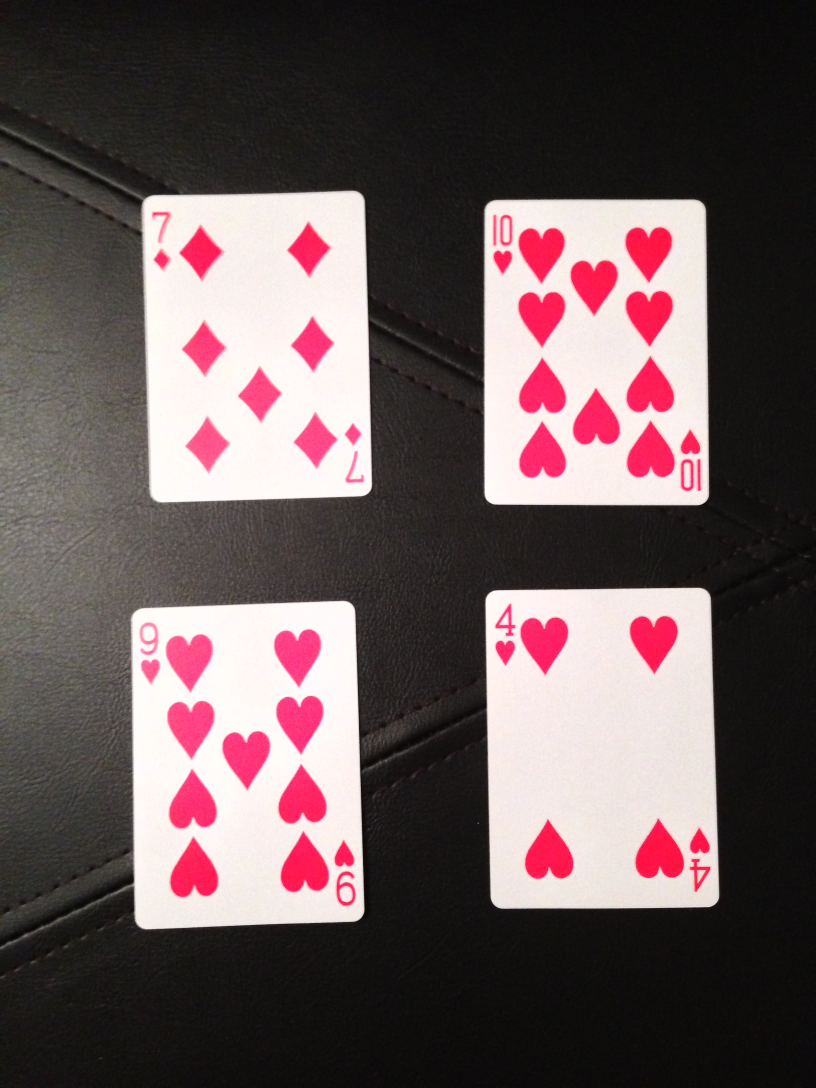
#> input picture learner/test2.jpg, 2448 x 3264 px (shown at 1/3 size)
$ python -i card_img.py   (imports and definitions only)   (Python 2 division)
#> lines starting #> are read from the running program, lines starting #| are printed output that depends on the picture; after the words box and inside, x2 and y2 are one past the last pixel; in counts of white or black regions, pixels touching at a corner belong together
#> further down, picture is the input picture: shape (3264, 2448, 3); mean B, G, R 89.1, 87.8, 104.2
"""
Card Recognition using OpenCV
Code from the blog post
http://arnab.org/blog/so-i-suck-24-automating-card-games-using-opencv-and-python

Usage:

  ./card_img.py filename num_cards training_image_filename training_labels_filename num_training_cards

Example:
  ./card_img.py test.JPG 4 train.png train.tsv 56

Note: The recognition method is not very robust; please see SIFT / SURF for a good algorithm.

"""

import sys
import numpy as np
sys.path.insert(0, "/usr/local/lib/python2.7/site-packages/")
import cv2


###############################################################################
# Utility code from
# http://git.io/vGi60A
# Thanks to author of the sudoku example for the wonderful blog posts!
###############################################################################

# [13 lines left out: function rectify, not called in this run]

###############################################################################
# Image Matching
###############################################################################
def preprocess(img):
  gray = cv2.cvtColor(img,cv2.COLOR_BGR2GRAY)
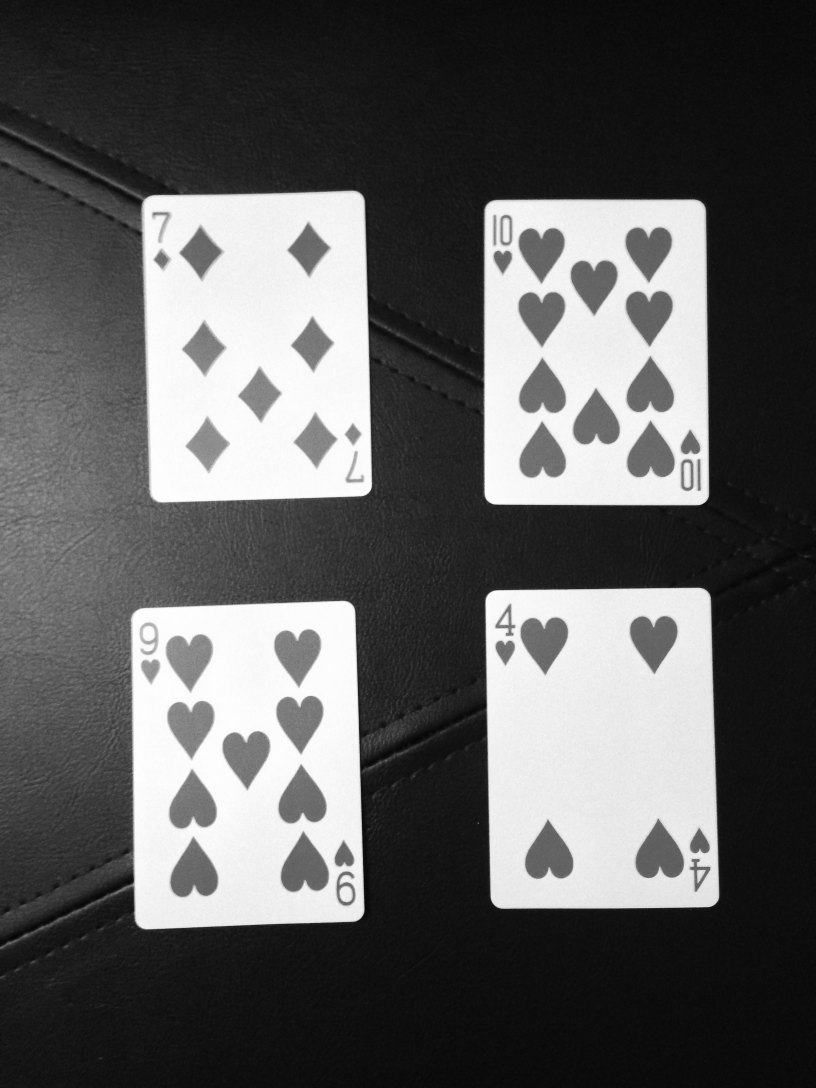
#> gray: shape (3264, 2448) (shown at 1/3 size); min 4, max 254, mean 92.9
  blur = cv2.GaussianBlur(gray,(5,5),2 )
  thresh = cv2.adaptiveThreshold(blur,255,1,1,11,1)
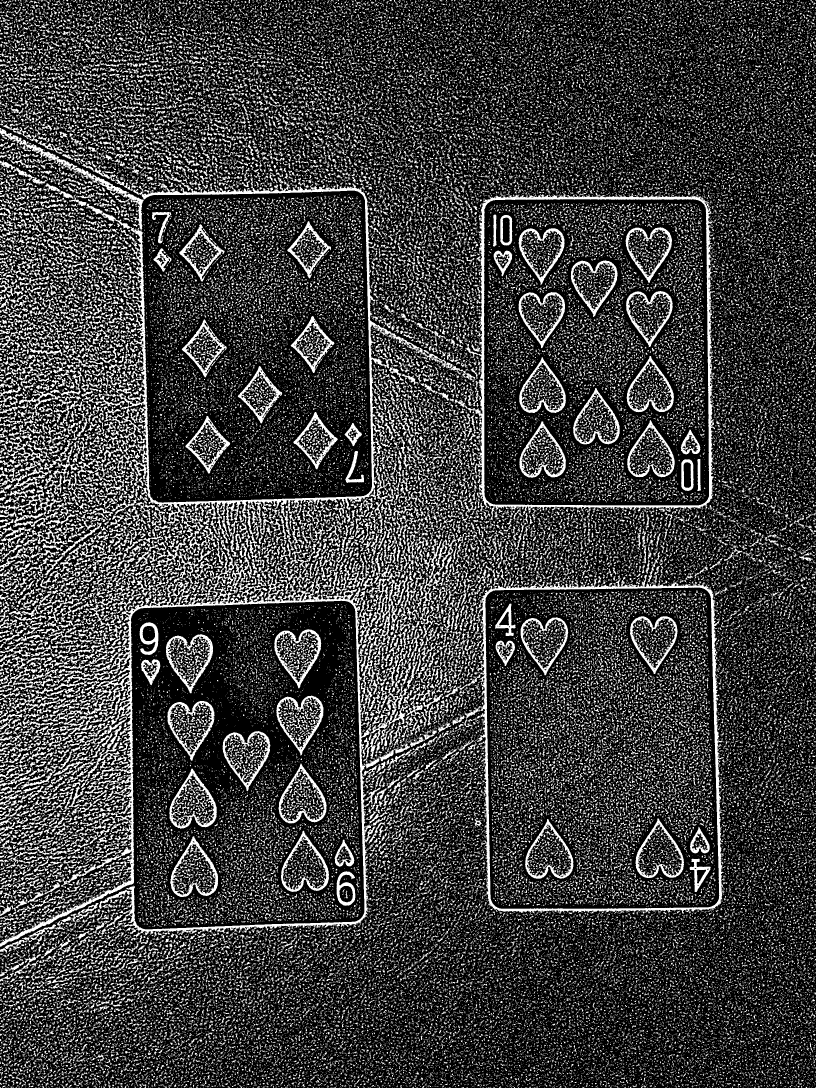
#> thresh: shape (3264, 2448) (shown at 1/3 size); 24.2% white; 101261 white regions (81366 under 20 px), largest, box (x1, y1, x2, y2) and area: (0, 1629, 1253, 2840) 86153, (0, 384, 1389, 1672) 65210, (1393, 1698, 2177, 2746) 33967
  return thresh

# [85 lines left out: functions imgdiff, find_closest_card, getCards, get_training, not called in this run]


"""def get_training(training_labels_filename,training_image_filename,num_training_cards,avoid_cards=None):
  training = {}

  labels = {}
  for line in file(training_labels_filename):
    key, num, suit = line.strip().split()
    labels[int(key)] = (num,suit)

  print "Training"

  im = cv2.imread(training_image_filename)
  for i,c in enumerate(getCards(im,num_training_cards)):
    if avoid_cards is None or (labels[i][0] not in avoid_cards[0] and labels[i][1] not in avoid_cards[1]):
      training[i] = (labels[i], preprocess(c))

  print "Done training"
  return training"""


# [47 lines not run here, left out]

>>> import cv2
>>> picture = cv2.imread('test2.jpg')
>>> result = preprocess(picture)
